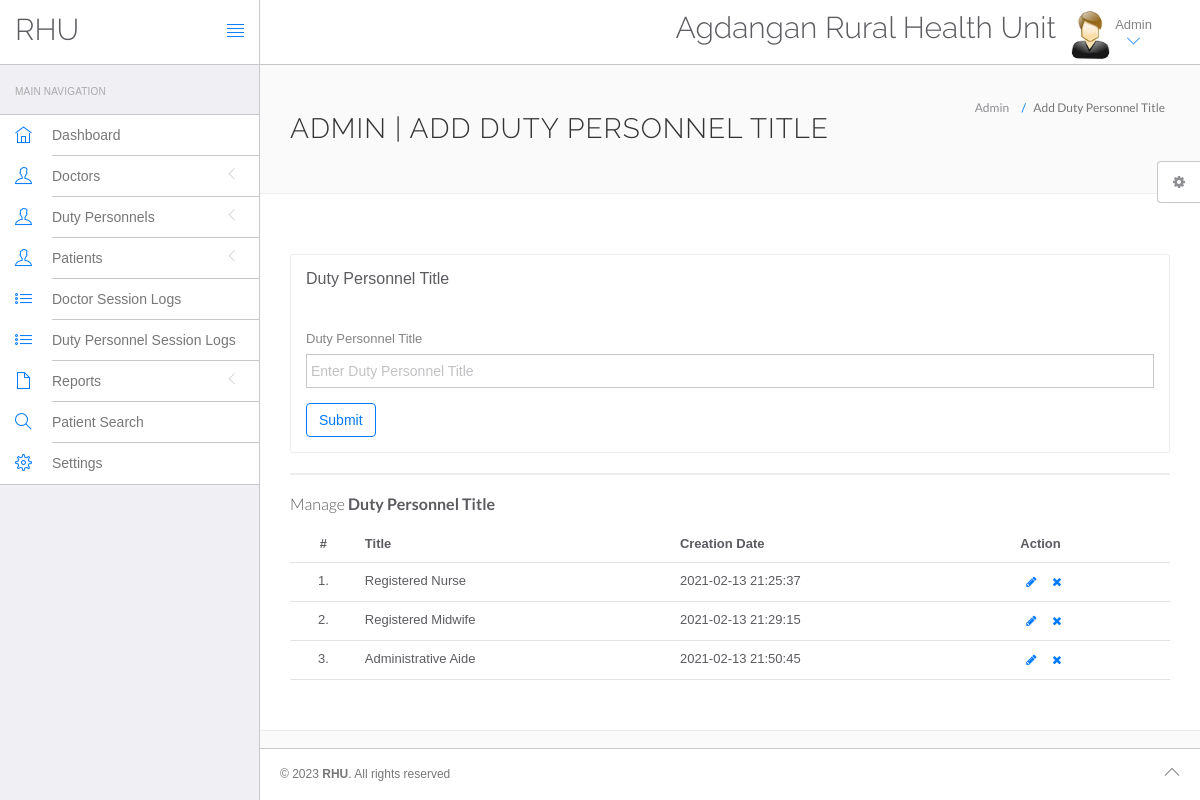
/admin/dutypersonnel-specialization.php (signed in), run on the app's committed database.
### tables this page shows
CREATE TABLE `settings` (
  `id` int(11) NOT NULL,
  `HealthCenter` varchar(200) DEFAULT NULL,
  `Address` varchar(200) DEFAULT NULL,
  `ContactNo` varchar(12) DEFAULT NULL,
  `EmailAdd` mediumtext DEFAULT NULL,
  `OpeningHour` varchar(200) DEFAULT NULL,
  `Doctor` mediumtext DEFAULT NULL,
  `About` mediumtext DEFAULT NULL,
  `Map` longtext DEFAULT NULL
);

CREATE TABLE `dutypersonnelspecialization` (
  `id` int(11) NOT NULL,
  `uid` int(11) DEFAULT NULL,
  `specialization` varchar(255) DEFAULT NULL,
  `creationDate` timestamp NULL DEFAULT current_timestamp(),
  `updationDate` timestamp NULL DEFAULT NULL ON UPDATE current_timestamp()
);

### admin/dutypersonnel-specialization.php (the view, shortened to what this page needs)
<?php
include('include/config.php');
?>
<!DOCTYPE html>
<html lang="en">
	<head>
		<link rel="stylesheet" href="vendor/bootstrap/css/bootstrap.min.css">
		<link rel="stylesheet" href="vendor/fontawesome/css/font-awesome.min.css">
		<link rel="stylesheet" href="vendor/themify-icons/themify-icons.min.css">
		<link href="vendor/animate.css/animate.min.css" rel="stylesheet" media="screen">
		<link href="vendor/perfect-scrollbar/perfect-scrollbar.min.css" rel="stylesheet" media="screen">
		<link href="vendor/switchery/switchery.min.css" rel="stylesheet" media="screen">
		<link href="vendor/bootstrap-touchspin/jquery.bootstrap-touchspin.min.css" rel="stylesheet" media="screen">
		<link href="vendor/select2/select2.min.css" rel="stylesheet" media="screen">
		<link href="vendor/bootstrap-datepicker/bootstrap-datepicker3.standalone.min.css" rel="stylesheet" media="screen">
		<link href="vendor/bootstrap-timepicker/bootstrap-timepicker.min.css" rel="stylesheet" media="screen">
		<link rel="stylesheet" href="assets/css/styles.css">
		<link rel="stylesheet" href="assets/css/plugins.css">
		<link rel="stylesheet" href="assets/css/themes/theme-1.css" id="skin_color" />
	</head>
	<body>
		<div id="app">
<?php include('include/sidebar.php');?>
			<div class="app-content">
						<?php include('include/header.php');?>
				<div class="main-content" >
					<div class="wrap-content container" id="container">
						<section id="page-title">
							<div class="row">
								<div class="col-sm-8">
									<h1 class="mainTitle">Admin | Add Duty Personnel Title</h1>
																	</div>
								<ol class="breadcrumb">
									<li>
										<span>Admin</span>
									</li>
									<li class="active">
										<span>Add Duty Personnel Title</span>
									</li>
								</ol>
							</div>
						</section>
						<div class="container-fluid container-fullw bg-white">
							<div class="row">
								<div class="col-md-12">
									<div class="row margin-top-30">
										<div class="col-md-12">
											<div class="panel panel-white">
												<div class="panel-heading">
													<h5 class="panel-title">Duty Personnel Title</h5>
												</div>
												<div class="panel-body">
													<form role="form" name="dutyspcl" method="post" >
														<div class="form-group">
															<label for="exampleInputEmail1">
																Duty Personnel Title
															</label>
							<input type="text" name="dutypersonnelspecialization" class="form-control"  placeholder="Enter Duty Personnel Title" required autocomplete="off">
														</div>
														<button type="submit" name="submit" class="btn btn-o btn-primary">
															Submit
														</button>
													</form>
												</div>
											</div>
										</div>
											</div>
										</div>
									<div class="col-lg-12 col-md-12">
											<div class="panel panel-white">
											</div>
										</div>
									</div>
									<div class="row">
								<div class="col-md-12">
									<h5 class="over-title margin-bottom-15">Manage <span class="text-bold">Duty Personnel Title</span></h5>
									<table class="table table-hover" id="sample-table-1">
										<thead>
											<tr>
												<th class="center">#</th>
												<th>Title</th>
												<th class="hidden-xs">Creation Date</th>
												<th>Action</th>
											</tr>
										</thead>
										<tbody>
<?php
$sql=mysqli_query($con,"select * from dutypersonnelspecialization");
$cnt=1;
while($row=mysqli_fetch_array($sql))
{
?>
											<tr>
												<td class="center"><?php echo $cnt;?>.</td>
												<td><?php echo $row['specialization'];?></td>
												<td class="hidden-xs"><?php echo $row['creationDate'];?></td>
												<td >
							<a href="edit-dutypersonnel-specialization.php?id=<?php echo $row['id'];?>" class="btn btn-transparent btn-xs" tooltip-placement="top" tooltip="Edit"><i class="fa fa-pencil"></i></a>
	<a href="dutypersonnel-specialization.php?id=<?php echo $row['id']?>&del=delete" onClick="return confirm('Are you sure you want to delete?')"class="btn btn-transparent btn-xs tooltips" tooltip-placement="top" tooltip="Remove"><i class="fa fa-times fa fa-white"></i></a>
												</td>
											</tr>
											<?php
$cnt=$cnt+1;
											 }?>
										</tbody>
									</table>
								</div>
							</div>
								</div>
							</div>
						</div>
					</div>
	<?php include('include/footer.php');?>
	<?php include('include/setting.php');?>
		</div>
	</body>
</html>

### admin/include/header.php (shortened to what this page needs)
<?php
include("include/config.php");
$val=mysqli_query($con,"select * from settings where id = 1");
while ($row_val=mysqli_fetch_array($val)) {
	$name = $row_val['HealthCenter'];
}
?>
<header class="navbar navbar-default navbar-static-top">
					<div class="navbar-header">
						<a class="navbar-brand" href="#">
							<h2 style="padding-top:20%; ">RHU</h2>
						</a>
						<a href="#" class="sidebar-toggler pull-right visible-md visible-lg" data-toggle-class="app-sidebar-closed" data-toggle-target="#app">
							<i class="ti-align-justify"></i>
						</a>
					</div>
					<div class="navbar-collapse collapse">
						<ul class="nav navbar-right">
								<li  style="padding-top:2% ">
								<h2><?php echo $name;?></h2>
							</li>
							<li class="dropdown current-user">
								<a href class="dropdown-toggle" data-toggle="dropdown">
									<img src="assets/images/images.jpg" > <span class="username">
<?php $query=mysqli_query($con,"select fullname from admin where id='".$_SESSION['id']."'");
while($row=mysqli_fetch_array($query))
{
	echo $row['fullname'];
} ?>
									<i class="ti-angle-down"></i></i></span>
								</a>
							</li>
						</ul>
					</div>
				</header>

### admin/assets/css/themes/theme-1.css (style rules this page uses)
body { background: #FAFAFA; }
header .navbar-header { background: #ffffff !important; border-right-color: #c8c7cc !important; border-bottom-color: #c8c7cc !important; }
header .navbar-header .sidebar-toggler, header .navbar-header .sidebar-mobile-toggler { color: #007aff !important; }
header .navbar-header .navbar-brand { color: #777 !important; }
header .navbar-collapse { background: #ffffff !important; border-bottom-color: #c8c7cc !important; box-shadow: none !important; }
header .navbar-collapse .navbar-right > li > a { color: #777; }
header .navbar-collapse .navbar-right > li > a i { color: #007aff !important; }

### admin/dutypersonnel-specialization.php (style rules this page uses)
input[type=text] { text-transform: capitalize; }

### data on the page
settings: HealthCenter "Agdangan Rural Health Unit"
dutypersonnelspecialization: specialization "Registered Nurse", creationDate "2021-02-13 21:25:37"
dutypersonnelspecialization: specialization "Registered Midwife", creationDate "2021-02-13 21:29:15"
dutypersonnelspecialization: specialization "Administrative Aide", creationDate "2021-02-13 21:50:45"

### other printed values
$row['fullname'] "Admin"
